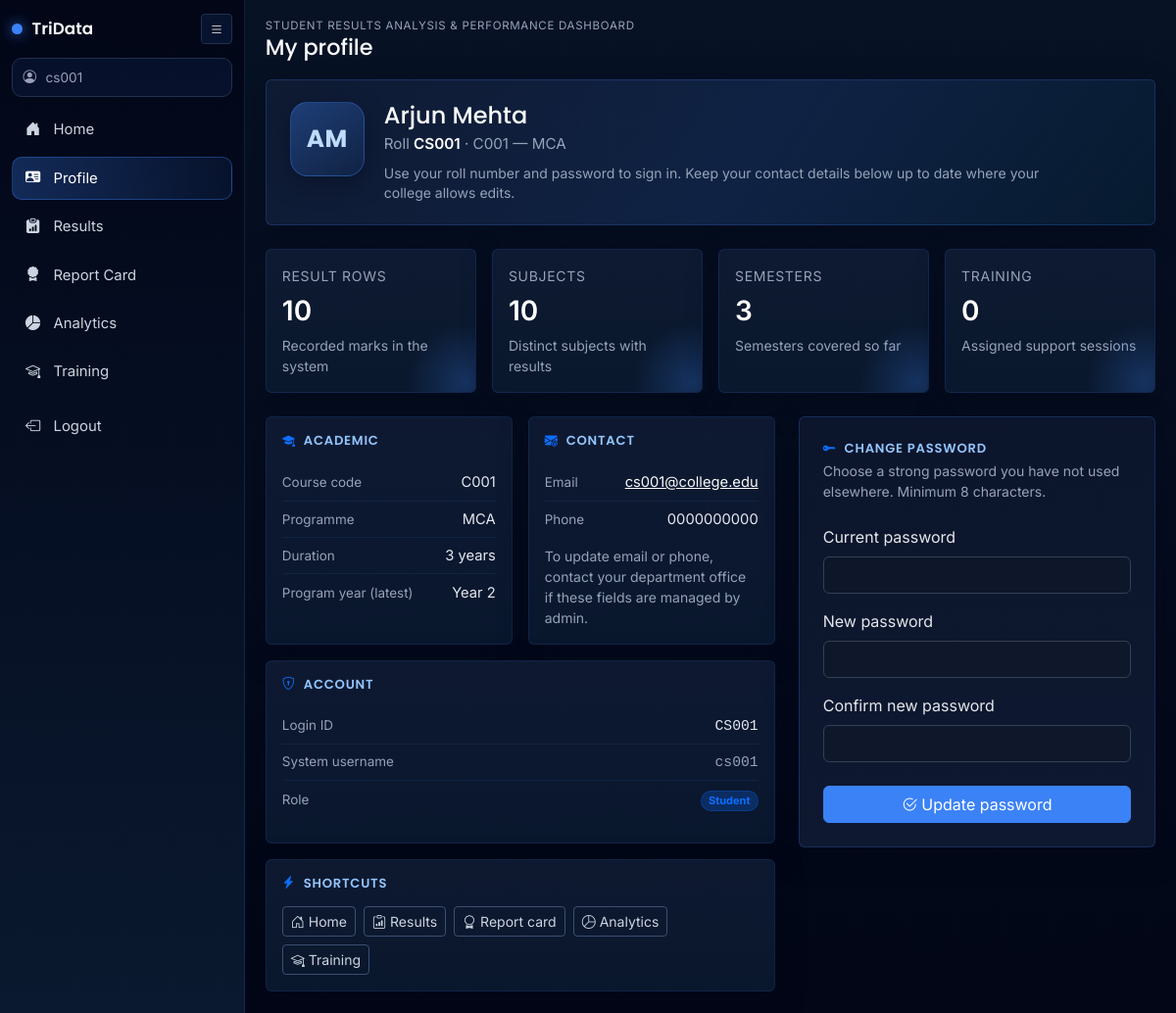
The page /student/profile (signed in) on the database its author committed.
### app/models.py (models this page shows, shortened)
class User(UserMixin, db.Model):
    __tablename__ = "users"
    id = db.Column(db.Integer, primary_key=True)
    username = db.Column(db.String(80), unique=True, nullable=False, index=True)
    password_hash = db.Column(db.String(256), nullable=False)
    role = db.Column(db.String(20), nullable=False, default="student")  # admin | faculty | student
    student = db.relationship("Student", backref="user_account", uselist=False)
    faculty = db.relationship("Faculty", backref="user_account", uselist=False)

class Student(db.Model):
    __tablename__ = "students"
    id = db.Column(db.Integer, primary_key=True)
    user_id = db.Column(db.Integer, db.ForeignKey("users.id"), unique=True, nullable=False)
    roll_number = db.Column(db.String(64), unique=True, nullable=False, index=True)
    full_name = db.Column(db.String(160), nullable=False)
    email = db.Column(db.String(120))
    phone = db.Column(db.String(32))
    course_id = db.Column(db.Integer, db.ForeignKey("courses.id"), nullable=False)
    results = db.relationship("Result", backref="student", lazy="dynamic", cascade="all, delete-orphan")
    trainings = db.relationship("Training", backref="student", lazy="dynamic", cascade="all, delete-orphan")

class Course(db.Model):
    __tablename__ = "courses"
    id = db.Column(db.Integer, primary_key=True)
    name = db.Column(db.String(120), nullable=False)
    code = db.Column(db.String(32), unique=True, nullable=False, index=True)
    duration_years = db.Column(db.Integer, default=4)
    subjects = db.relationship("Subject", backref="course", lazy="dynamic")
    students = db.relationship("Student", backref="course", lazy="dynamic")

### app/routes/student.py (the view, shortened to what this page needs)
@bp.route("/profile", methods=["GET", "POST"])
def profile():
    student = _get_student()
    n_results = Result.query.filter_by(student_id=student.id).count()
    n_subjects = (
        db.session.query(func.count(func.distinct(Result.subject_id)))
        .filter(Result.student_id == student.id)
        .scalar()
        or 0
    )
    n_sems = (
        db.session.query(func.count(func.distinct(Result.semester)))
        .filter(Result.student_id == student.id)
        .scalar()
        or 0
    )
    n_training = Training.query.filter_by(student_id=student.id).count()
    max_sem = (
        db.session.query(func.max(Result.semester)).filter(Result.student_id == student.id).scalar()
    )
    program_year_reached = program_year_from_semester(max_sem) if max_sem else None
    course_years = student.course.duration_years or 0
    return render_template(
        "student/profile.html",
        student=student,
        profile_initials=_profile_initials(student.full_name),
        stat_results=n_results,
        stat_subjects=n_subjects,
        stat_semesters=n_sems,
        stat_training=n_training,
        program_year_reached=program_year_reached,
        course_years=course_years,
    )

### app/routes/student.py (called while the page is built)
@bp.before_request
@login_required
def _student_gate():
    if current_user.role != "student":
        abort(403)

def _get_student() -> Student:
    st = Student.query.filter_by(user_id=current_user.id).first()
    if not st:
        abort(404)
    return st

def _profile_initials(full_name: str) -> str:
    parts = [p for p in full_name.split() if p]
    return "".join(p[0] for p in parts[:2]).upper()

### app/study_year.py (called while the page is built)
def program_year_from_semester(semester: int, semesters_per_year: int = SEMS_PER_YEAR) -> int:
    if semester < 1:
        return 1
    return (semester - 1) // semesters_per_year + 1

### app/templates/student/profile.html (shortened to what this page needs)
{% extends "base.html" %}
{% block page_title %}My profile{% endblock %}
{% block content %}
<div class="profile-hero card mb-4">
  <div class="profile-hero-inner">
    <div class="profile-avatar" aria-hidden="true">{{ profile_initials[:2] if profile_initials else '?' }}</div>
    <div class="profile-hero-text flex-grow-1">
      <h1 class="profile-name h4 mb-1">{{ student.full_name }}</h1>
      <p class="profile-meta mb-0">Roll <span class="text-white fw-semibold">{{ student.roll_number }}</span> · {{ student.course.code }} — {{ student.course.name }}</p>
      <p class="profile-hint small text-muted mb-0 mt-2">Use your roll number and password to sign in. Keep your contact details below up to date where your college allows edits.</p>
    </div>
  </div>
</div>
<div class="row g-3 mb-4">
  <div class="col-sm-6 col-xl-3">
    <div class="card profile-stat kpi-card p-3 h-100">
      <div class="small text-muted text-uppercase" style="letter-spacing: 0.05em;">Result rows</div>
      <div class="fs-3 fw-semibold text-white mt-1">{{ stat_results }}</div>
      <div class="small text-muted mt-1">Recorded marks in the system</div>
    </div>
  </div>
  <div class="col-sm-6 col-xl-3">
    <div class="card profile-stat kpi-card p-3 h-100">
      <div class="small text-muted text-uppercase" style="letter-spacing: 0.05em;">Subjects</div>
      <div class="fs-3 fw-semibold text-white mt-1">{{ stat_subjects }}</div>
      <div class="small text-muted mt-1">Distinct subjects with results</div>
    </div>
  </div>
  <div class="col-sm-6 col-xl-3">
    <div class="card profile-stat kpi-card p-3 h-100">
      <div class="small text-muted text-uppercase" style="letter-spacing: 0.05em;">Semesters</div>
      <div class="fs-3 fw-semibold text-white mt-1">{{ stat_semesters }}</div>
      <div class="small text-muted mt-1">Semesters covered so far</div>
    </div>
  </div>
  <div class="col-sm-6 col-xl-3">
    <div class="card profile-stat kpi-card p-3 h-100">
      <div class="small text-muted text-uppercase" style="letter-spacing: 0.05em;">Training</div>
      <div class="fs-3 fw-semibold text-white mt-1">{{ stat_training }}</div>
      <div class="small text-muted mt-1">Assigned support sessions</div>
    </div>
  </div>
</div>
<div class="row g-4 align-items-start">
  <div class="col-lg-7">
    <div class="row g-3">
      <div class="col-md-6">
        <div class="card profile-tile h-100 p-3">
          <h2 class="profile-tile-title"><i class="bi bi-mortarboard-fill me-2 text-primary"></i>Academic</h2>
          <ul class="list-unstyled profile-detail-list mb-0">
            <li><span class="label">Course code</span><span class="value">{{ student.course.code }}</span></li>
            <li><span class="label">Programme</span><span class="value">{{ student.course.name }}</span></li>
            <li><span class="label">Duration</span><span class="value">{% if course_years %}{{ course_years }} year{% if course_years != 1 %}s{% endif %}{% else %}—{% endif %}</span></li>
            <li><span class="label">Program year (latest)</span><span class="value">{% if program_year_reached %}Year {{ program_year_reached }}{% else %}—{% endif %}</span></li>
          </ul>
        </div>
      </div>
      <div class="col-md-6">
        <div class="card profile-tile h-100 p-3">
          <h2 class="profile-tile-title"><i class="bi bi-envelope-at-fill me-2 text-primary"></i>Contact</h2>
          <ul class="list-unstyled profile-detail-list mb-0">
            <li><span class="label">Email</span><span class="value">{% if student.email %}<a class="link-light text-decoration-underline" href="mailto:{{ student.email }}">{{ student.email }}</a>{% else %}<span class="text-muted">Not on file</span>{% endif %}</span></li>
            <li><span class="label">Phone</span><span class="value">{{ student.phone or 'Not on file' }}</span></li>
          </ul>
          <p class="small text-muted mb-0 mt-3">To update email or phone, contact your department office if these fields are managed by admin.</p>
        </div>
      </div>
      <div class="col-12">
        <div class="card profile-tile p-3">
          <h2 class="profile-tile-title"><i class="bi bi-shield-lock me-2 text-primary"></i>Account</h2>
          <ul class="list-unstyled profile-detail-list mb-3">
            <li><span class="label">Login ID</span><span class="value font-monospace">{{ student.roll_number }}</span></li>
            <li><span class="label">System username</span><span class="value font-monospace small text-muted">{{ student.user_account.username }}</span></li>
            <li><span class="label">Role</span><span class="value"><span class="badge rounded-pill bg-primary bg-opacity-25 text-primary border border-primary border-opacity-25">Student</span></span></li>
          </ul>
        </div>
      </div>
      <div class="col-12">
        <div class="card profile-quicklinks p-3">
          <h2 class="profile-tile-title mb-3"><i class="bi bi-lightning-charge-fill me-2 text-primary"></i>Shortcuts</h2>
          <div class="d-flex flex-wrap gap-2">
            <a class="btn btn-outline-primary btn-sm" href="{{ url_for('student.dashboard') }}"><i class="bi bi-house-door me-1"></i>Home</a>
            <a class="btn btn-outline-primary btn-sm" href="{{ url_for('student.results') }}"><i class="bi bi-clipboard-data me-1"></i>Results</a>
            <a class="btn btn-outline-primary btn-sm" href="{{ url_for('student.report_card') }}"><i class="bi bi-award me-1"></i>Report card</a>
            <a class="btn btn-outline-primary btn-sm" href="{{ url_for('student.analytics') }}"><i class="bi bi-pie-chart me-1"></i>Analytics</a>
            <a class="btn btn-outline-primary btn-sm" href="{{ url_for('student.training') }}"><i class="bi bi-mortarboard me-1"></i>Training</a>
          </div>
        </div>
      </div>
    </div>
  </div>
  <div class="col-lg-5">
    <div class="card profile-password-card p-4 h-100">
      <h2 class="profile-tile-title mb-1"><i class="bi bi-key-fill me-2 text-primary"></i>Change password</h2>
      <p class="small text-muted mb-4">Choose a strong password you have not used elsewhere. Minimum 8 characters.</p>
      <form method="post" action="{{ url_for('student.profile') }}">
        <div class="mb-3">
          <label class="form-label" for="current_password">Current password</label>
          <input class="form-control" type="password" id="current_password" name="current_password" autocomplete="current-password" required>
        </div>
        <div class="mb-3">
          <label class="form-label" for="new_password">New password</label>
          <input class="form-control" type="password" id="new_password" name="new_password" autocomplete="new-password" required minlength="8">
        </div>
        <div class="mb-4">
          <label class="form-label" for="confirm_password">Confirm new password</label>
          <input class="form-control" type="password" id="confirm_password" name="confirm_password" autocomplete="new-password" required minlength="8">
        </div>
        <button class="btn btn-primary w-100" type="submit"><i class="bi bi-check2-circle me-1"></i>Update password</button>
      </form>
    </div>
  </div>
</div>
{% endblock %}

### app/templates/base.html (shortened to what this page needs)
<!DOCTYPE html>
<html lang="en">
<head>
  <link href="https://cdn.jsdelivr.net/npm/bootstrap-icons@1.11.3/font/bootstrap-icons.css" rel="stylesheet">
  <link href="https://cdn.jsdelivr.net/npm/bootstrap@5.3.3/dist/css/bootstrap.min.css" rel="stylesheet">
  <link rel="stylesheet" href="{{ url_for('static', filename='css/app.css') }}">
</head>
<body>
  {% if current_user.is_authenticated %}
  <div id="tridataShell" class="app-shell">
    <aside id="appSidebar" class="app-sidebar">
      <div class="sidebar-head">
        <div class="brand-wrap">
          <span class="brand-dot"></span>
          <span class="brand-text">TriData</span>
        </div>
        <button id="sidebarToggle" class="btn btn-sm icon-btn" type="button" aria-label="Toggle sidebar">
          <i class="bi bi-list"></i>
        </button>
      </div>
      <div class="user-chip">
        <i class="bi bi-person-circle"></i>
        <span>{{ current_user.username }}</span>
      </div>
      <nav class="side-nav">
        {% if current_user.role == 'admin' %}
        <a class="side-link {% if request.endpoint == 'admin.dashboard' %}active{% endif %}" href="{{ url_for('admin.dashboard') }}"><i class="bi bi-grid-1x2-fill"></i><span>Dashboard</span></a>
        <a class="side-link {% if request.endpoint in ['admin.courses_list', 'admin.course_add', 'admin.course_edit'] %}active{% endif %}" href="{{ url_for('admin.courses_list') }}"><i class="bi bi-journal-bookmark-fill"></i><span>Courses</span></a>
        <a class="side-link {% if request.endpoint in ['admin.subjects_list', 'admin.subject_add', 'admin.subject_edit'] %}active{% endif %}" href="{{ url_for('admin.subjects_list') }}"><i class="bi bi-diagram-3-fill"></i><span>Subjects</span></a>
        <a class="side-link {% if request.endpoint in ['admin.students_list', 'admin.student_add', 'admin.student_edit', 'admin.student_results_view'] %}active{% endif %}" href="{{ url_for('admin.students_list') }}"><i class="bi bi-people-fill"></i><span>Students</span></a>
        <a class="side-link {% if request.endpoint in ['admin.faculty_list', 'admin.faculty_add', 'admin.faculty_edit', 'admin.faculty_assignments'] %}active{% endif %}" href="{{ url_for('admin.faculty_list') }}"><i class="bi bi-person-badge-fill"></i><span>Faculty</span></a>
        <a class="side-link {% if request.endpoint == 'admin.results_list' %}active{% endif %}" href="{{ url_for('admin.results_list') }}"><i class="bi bi-bar-chart-line-fill"></i><span>Results</span></a>
        <a class="side-link {% if request.endpoint == 'admin.analytics' %}active{% endif %}" href="{{ url_for('admin.analytics') }}"><i class="bi bi-pie-chart-fill"></i><span>Analytics</span></a>
        <a class="side-link {% if request.endpoint == 'admin.results_upload' %}active{% endif %}" href="{{ url_for('admin.results_upload') }}"><i class="bi bi-cloud-upload-fill"></i><span>Upload CSV</span></a>
        <a class="side-link {% if request.endpoint in ['admin.training_list'] %}active{% endif %}" href="{{ url_for('admin.training_list') }}"><i class="bi bi-mortarboard-fill"></i><span>Training</span></a>
        {% else %}
        <a class="side-link {% if request.endpoint == 'student.dashboard' %}active{% endif %}" href="{{ url_for('student.dashboard') }}"><i class="bi bi-house-door-fill"></i><span>Home</span></a>
        <a class="side-link {% if request.endpoint == 'student.profile' %}active{% endif %}" href="{{ url_for('student.profile') }}"><i class="bi bi-person-vcard-fill"></i><span>Profile</span></a>
        <a class="side-link {% if request.endpoint == 'student.results' %}active{% endif %}" href="{{ url_for('student.results') }}"><i class="bi bi-clipboard-data-fill"></i><span>Results</span></a>
        <a class="side-link {% if request.endpoint == 'student.report_card' %}active{% endif %}" href="{{ url_for('student.report_card') }}"><i class="bi bi-award-fill"></i><span>Report Card</span></a>
        <a class="side-link {% if request.endpoint == 'student.analytics' %}active{% endif %}" href="{{ url_for('student.analytics') }}"><i class="bi bi-pie-chart-fill"></i><span>Analytics</span></a>
        <a class="side-link {% if request.endpoint == 'student.training' %}active{% endif %}" href="{{ url_for('student.training') }}"><i class="bi bi-mortarboard"></i><span>Training</span></a>
        {% endif %}
      </nav>
      <a class="side-link logout-link" href="{{ url_for('auth.logout') }}"><i class="bi bi-box-arrow-left"></i><span>Logout</span></a>
    </aside>
    <div class="content-wrap">
      <header class="content-head">
        <div>
          <div class="eyebrow">Student Results Analysis & Performance Dashboard</div>
          <h1 class="page-title">{% block page_title %}TriData{% endblock %}</h1>
        </div>
      </header>
      <main class="content-main">
        {{ self.content() }}
      </main>
    </div>
  </div>
  {% endif %}
</body>
</html>

### rows shown on the page
User: username "cs001", user_account.username "cs001"
Student: full_name "Arjun Mehta", roll_number "CS001", email "cs001@college.edu", phone "0000000000"
Course: course.code "C001", course.name "MCA"

### other values the page prints
{{ profile_initials[:2] if profile_initials else '?' }} "AM"
{{ stat_results }} "10"
{{ stat_subjects }} "10"
{{ stat_semesters }} "3"
{{ stat_training }} "0"
{{ course_years }} "3"
{{ program_year_reached }} "2"
